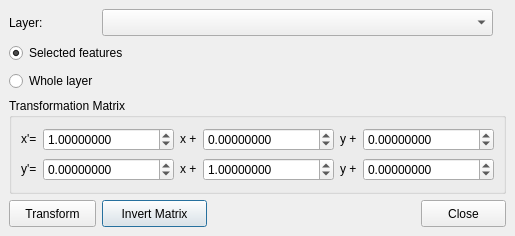
<?xml version="1.0" encoding="UTF-8"?>
<ui version="4.0">
 <class>ui</class>
 <widget class="QDialog" name="ui">
  <property name="geometry">
   <rect>
    <x>0</x>
    <y>0</y>
    <width>515</width>
    <height>236</height>
   </rect>
  </property>
  <property name="windowTitle">
   <string>Vector Affine Transformation</string>
  </property>
  <widget class="QPushButton" name="pushButtonInvert">
   <property name="geometry">
    <rect>
     <x>102</x>
     <y>200</y>
     <width>105</width>
     <height>27</height>
    </rect>
   </property>
   <property name="sizePolicy">
    <sizepolicy hsizetype="Fixed" vsizetype="Fixed">
     <horstretch>0</horstretch>
     <verstretch>0</verstretch>
    </sizepolicy>
   </property>
   <property name="text">
    <string>Invert Matrix</string>
   </property>
  </widget>
  <widget class="QGroupBox" name="groupBoxParameters">
   <property name="geometry">
    <rect>
     <x>9</x>
     <y>98</y>
     <width>497</width>
     <height>96</height>
    </rect>
   </property>
   <property name="minimumSize">
    <size>
     <width>0</width>
     <height>0</height>
    </size>
   </property>
   <property name="title">
    <string>Transformation Matrix</string>
   </property>
   <layout class="QGridLayout" name="gridLayout_2">
    <item row="1" column="2">
     <widget class="QLabel" name="label_4">
      <property name="sizePolicy">
       <sizepolicy hsizetype="Fixed" vsizetype="Fixed">
        <horstretch>0</horstretch>
        <verstretch>0</verstretch>
       </sizepolicy>
      </property>
      <property name="text">
       <string>x +</string>
      </property>
     </widget>
    </item>
    <item row="0" column="1">
     <widget class="QDoubleSpinBox" name="spinA">
      <property name="minimumSize">
       <size>
        <width>100</width>
        <height>0</height>
       </size>
      </property>
      <property name="decimals">
       <number>8</number>
      </property>
      <property name="minimum">
       <double>-999999999.000000000000000</double>
      </property>
      <property name="maximum">
       <double>999999999.000000000000000</double>
      </property>
      <property name="singleStep">
       <double>0.100000000000000</double>
      </property>
      <property name="value">
       <double>1.000000000000000</double>
      </property>
     </widget>
    </item>
    <item row="0" column="5">
     <widget class="QDoubleSpinBox" name="spinTx">
      <property name="minimumSize">
       <size>
        <width>100</width>
        <height>0</height>
       </size>
      </property>
      <property name="decimals">
       <number>8</number>
      </property>
      <property name="minimum">
       <double>-999999999.000000000000000</double>
      </property>
      <property name="maximum">
       <double>999999999.000000000000000</double>
      </property>
      <property name="singleStep">
       <double>1.000000000000000</double>
      </property>
      <property name="value">
       <double>0.000000000000000</double>
      </property>
     </widget>
    </item>
    <item row="0" column="3">
     <widget class="QDoubleSpinBox" name="spinB">
      <property name="minimumSize">
       <size>
        <width>100</width>
        <height>0</height>
       </size>
      </property>
      <property name="decimals">
       <number>8</number>
      </property>
      <property name="minimum">
       <double>-999999999.000000000000000</double>
      </property>
      <property name="maximum">
       <double>999999999.000000000000000</double>
      </property>
      <property name="singleStep">
       <double>0.100000000000000</double>
      </property>
      <property name="value">
       <double>0.000000000000000</double>
      </property>
     </widget>
    </item>
    <item row="1" column="1">
     <widget class="QDoubleSpinBox" name="spinC">
      <property name="minimumSize">
       <size>
        <width>100</width>
        <height>0</height>
       </size>
      </property>
      <property name="decimals">
       <number>8</number>
      </property>
      <property name="minimum">
       <double>-999999999.000000000000000</double>
      </property>
      <property name="maximum">
       <double>999999999.000000000000000</double>
      </property>
      <property name="singleStep">
       <double>0.100000000000000</double>
      </property>
      <property name="value">
       <double>0.000000000000000</double>
      </property>
     </widget>
    </item>
    <item row="1" column="3">
     <widget class="QDoubleSpinBox" name="spinD">
      <property name="minimumSize">
       <size>
        <width>100</width>
        <height>0</height>
       </size>
      </property>
      <property name="decimals">
       <number>8</number>
      </property>
      <property name="minimum">
       <double>-999999999.000000000000000</double>
      </property>
      <property name="maximum">
       <double>999999999.000000000000000</double>
      </property>
      <property name="singleStep">
       <double>0.100000000000000</double>
      </property>
      <property name="value">
       <double>1.000000000000000</double>
      </property>
     </widget>
    </item>
    <item row="1" column="5">
     <widget class="QDoubleSpinBox" name="spinTy">
      <property name="minimumSize">
       <size>
        <width>100</width>
        <height>0</height>
       </size>
      </property>
      <property name="decimals">
       <number>8</number>
      </property>
      <property name="minimum">
       <double>-999999999.000000000000000</double>
      </property>
      <property name="maximum">
       <double>999999999.000000000000000</double>
      </property>
      <property name="singleStep">
       <double>1.000000000000000</double>
      </property>
      <property name="value">
       <double>0.000000000000000</double>
      </property>
     </widget>
    </item>
    <item row="0" column="0">
     <widget class="QLabel" name="label">
      <property name="sizePolicy">
       <sizepolicy hsizetype="Fixed" vsizetype="Fixed">
        <horstretch>0</horstretch>
        <verstretch>0</verstretch>
       </sizepolicy>
      </property>
      <property name="text">
       <string>x'=</string>
      </property>
     </widget>
    </item>
    <item row="1" column="0">
     <widget class="QLabel" name="label_2">
      <property name="sizePolicy">
       <sizepolicy hsizetype="Fixed" vsizetype="Fixed">
        <horstretch>0</horstretch>
        <verstretch>0</verstretch>
       </sizepolicy>
      </property>
      <property name="text">
       <string>y'=</string>
      </property>
     </widget>
    </item>
    <item row="0" column="2">
     <widget class="QLabel" name="label_3">
      <property name="sizePolicy">
       <sizepolicy hsizetype="Fixed" vsizetype="Fixed">
        <horstretch>0</horstretch>
        <verstretch>0</verstretch>
       </sizepolicy>
      </property>
      <property name="text">
       <string>x +</string>
      </property>
     </widget>
    </item>
    <item row="0" column="4">
     <widget class="QLabel" name="label_5">
      <property name="sizePolicy">
       <sizepolicy hsizetype="Fixed" vsizetype="Fixed">
        <horstretch>0</horstretch>
        <verstretch>0</verstretch>
       </sizepolicy>
      </property>
      <property name="text">
       <string>y +</string>
      </property>
     </widget>
    </item>
    <item row="1" column="4">
     <widget class="QLabel" name="label_6">
      <property name="sizePolicy">
       <sizepolicy hsizetype="Fixed" vsizetype="Fixed">
        <horstretch>0</horstretch>
        <verstretch>0</verstretch>
       </sizepolicy>
      </property>
      <property name="text">
       <string>y +</string>
      </property>
     </widget>
    </item>
   </layout>
  </widget>
  <widget class="QRadioButton" name="radioButtonSelectedFeatures">
   <property name="geometry">
    <rect>
     <x>9</x>
     <y>42</y>
     <width>148</width>
     <height>22</height>
    </rect>
   </property>
   <property name="text">
    <string>Selected features</string>
   </property>
   <property name="checked">
    <bool>true</bool>
   </property>
  </widget>
  <widget class="QRadioButton" name="radioButtonWholeLayer">
   <property name="geometry">
    <rect>
     <x>9</x>
     <y>70</y>
     <width>110</width>
     <height>22</height>
    </rect>
   </property>
   <property name="text">
    <string>Whole layer</string>
   </property>
   <property name="checked">
    <bool>false</bool>
   </property>
  </widget>
  <widget class="QPushButton" name="pushButtonRun">
   <property name="geometry">
    <rect>
     <x>9</x>
     <y>200</y>
     <width>87</width>
     <height>27</height>
    </rect>
   </property>
   <property name="sizePolicy">
    <sizepolicy hsizetype="Fixed" vsizetype="Fixed">
     <horstretch>0</horstretch>
     <verstretch>0</verstretch>
    </sizepolicy>
   </property>
   <property name="text">
    <string>Transform</string>
   </property>
  </widget>
  <widget class="QLabel" name="labelLayer">
   <property name="geometry">
    <rect>
     <x>9</x>
     <y>14</y>
     <width>40</width>
     <height>17</height>
    </rect>
   </property>
   <property name="sizePolicy">
    <sizepolicy hsizetype="Fixed" vsizetype="Fixed">
     <horstretch>0</horstretch>
     <verstretch>0</verstretch>
    </sizepolicy>
   </property>
   <property name="text">
    <string>Layer:</string>
   </property>
  </widget>
  <widget class="QPushButton" name="pushButtonClose">
   <property name="geometry">
    <rect>
     <x>421</x>
     <y>200</y>
     <width>85</width>
     <height>27</height>
    </rect>
   </property>
   <property name="sizePolicy">
    <sizepolicy hsizetype="Fixed" vsizetype="Fixed">
     <horstretch>0</horstretch>
     <verstretch>0</verstretch>
    </sizepolicy>
   </property>
   <property name="text">
    <string>Close</string>
   </property>
  </widget>
  <widget class="QComboBox" name="comboBoxLayer">
   <property name="geometry">
    <rect>
     <x>102</x>
     <y>9</y>
     <width>391</width>
     <height>27</height>
    </rect>
   </property>
  </widget>
  <widget class="QLabel" name="timeLabel">
   <property name="geometry">
    <rect>
     <x>220</x>
     <y>200</y>
     <width>181</width>
     <height>31</height>
    </rect>
   </property>
   <property name="text">
    <string/>
   </property>
  </widget>
 </widget>
 <tabstops>
  <tabstop>comboBoxLayer</tabstop>
  <tabstop>radioButtonSelectedFeatures</tabstop>
  <tabstop>radioButtonWholeLayer</tabstop>
  <tabstop>spinA</tabstop>
  <tabstop>spinB</tabstop>
  <tabstop>spinC</tabstop>
  <tabstop>spinD</tabstop>
  <tabstop>spinTx</tabstop>
  <tabstop>spinTy</tabstop>
  <tabstop>pushButtonRun</tabstop>
  <tabstop>pushButtonInvert</tabstop>
  <tabstop>pushButtonClose</tabstop>
 </tabstops>
 <resources/>
 <connections/>
</ui>
